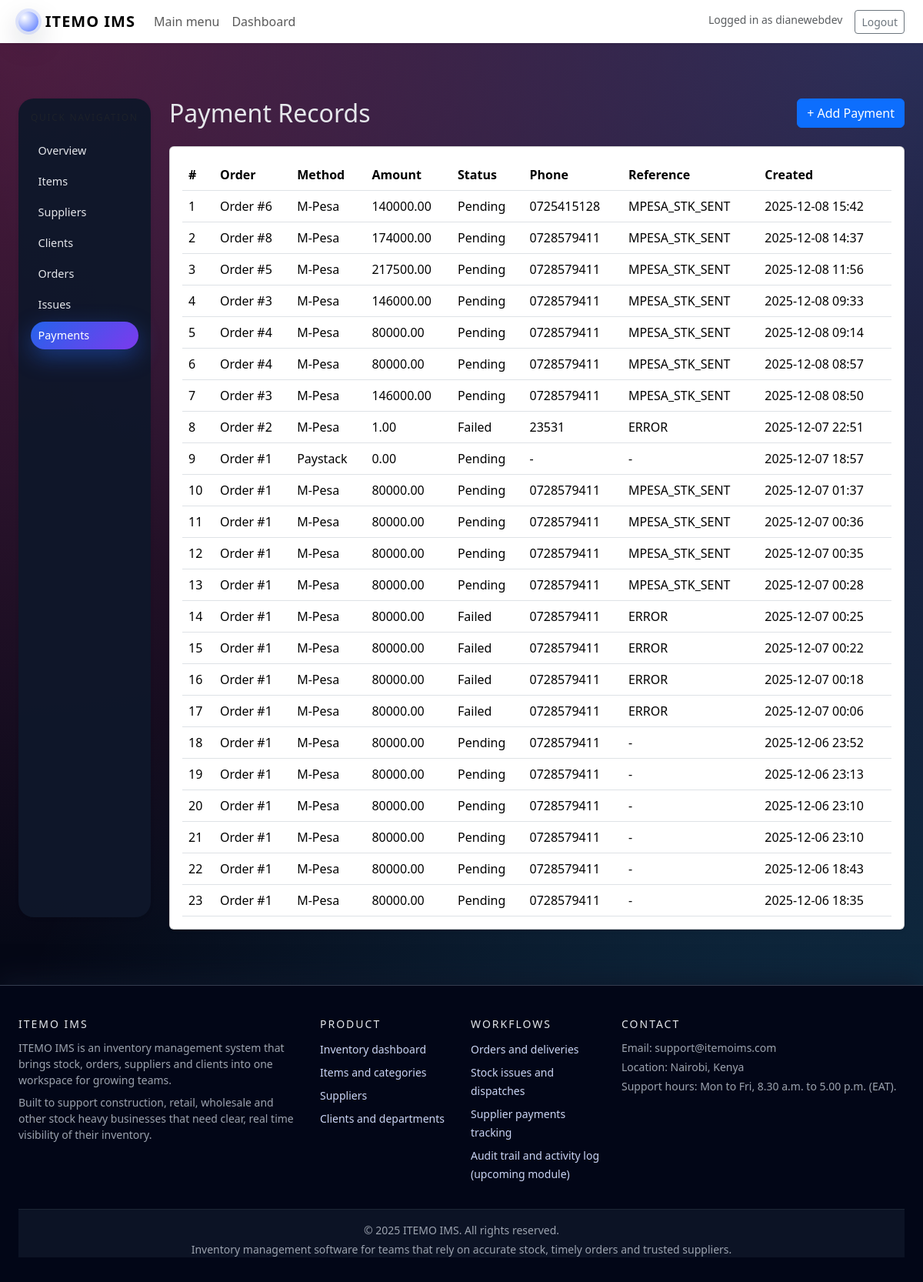
Before: /store/payments/ (signed in) with the older database file.
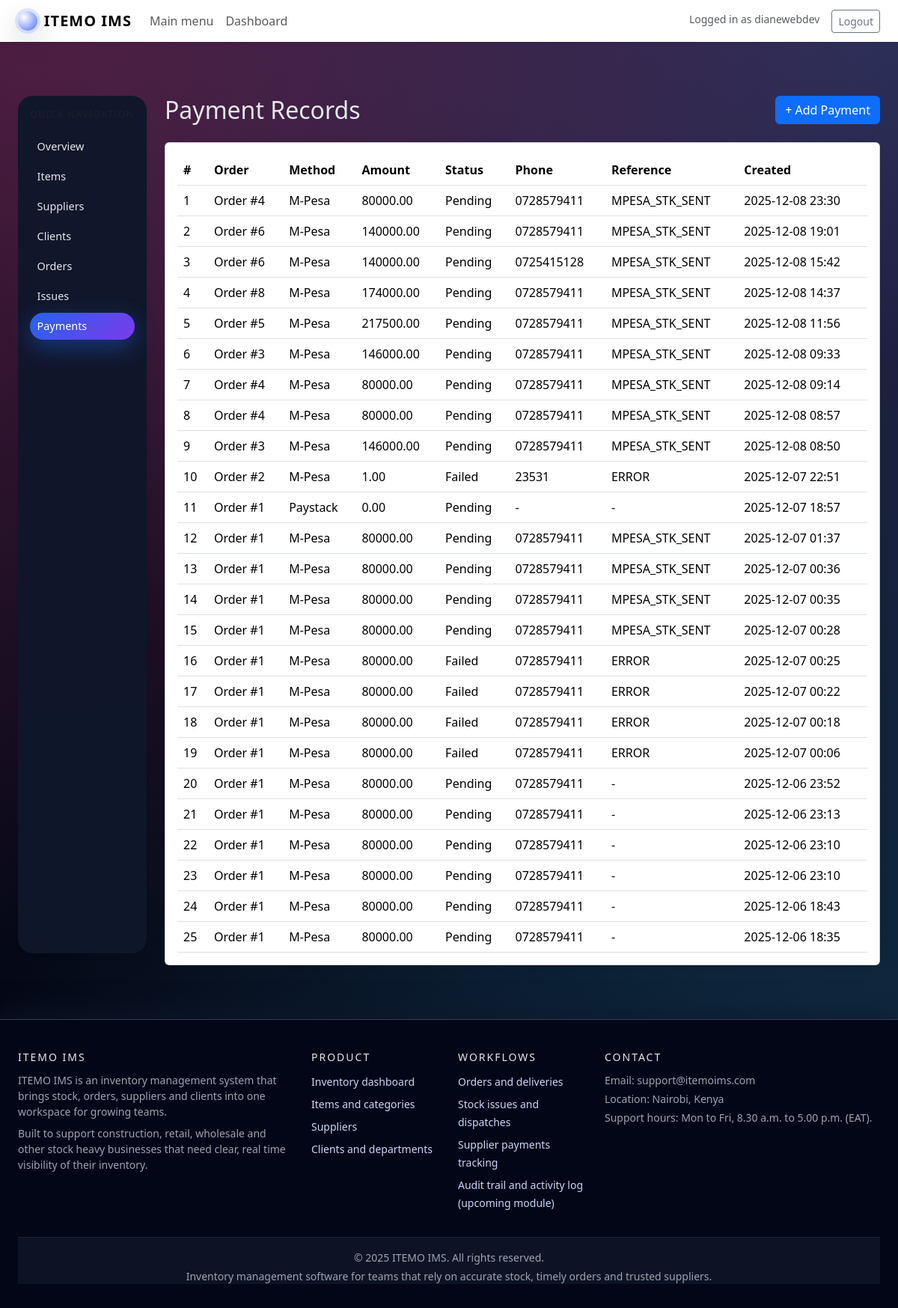
After: the same page with the newer database file.
### store/models.py (models this page shows, shortened)
class PaymentRecord(models.Model):
    METHOD_CHOICES = [
        ("MPESA", "M-Pesa"),
        ("PAYPAL", "PayPal"),
        ("PAYSTACK", "Paystack"),
        ("CASH", "Cash"),
    ]
    STATUS_CHOICES = [
        ("PENDING", "Pending"),
        ("SUCCESS", "Success"),
        ("FAILED", "Failed"),
    ]
    order = models.ForeignKey(   #relationship to SupplierOrder
        "SupplierOrder",
        on_delete=models.SET_NULL,          #means if someone deletes the SupplierOrder, this payment record will stay, but its order field will be set to NULL.
        null=True,                          #means the payment can exist without being tied to an order.
        blank=True,                         #means the payment can exist without being tied to an order.
        related_name="payments",
    )
    method = models.CharField(max_length=20, choices=METHOD_CHOICES)      #Which payment method was used.
    amount = models.DecimalField(max_digits=12, decimal_places=2, default=0)
    status = models.CharField(
        max_length=20,
        choices=STATUS_CHOICES,
        default="PENDING",
    )
    phone_number = models.CharField(
        max_length=20,
        blank=True,
        help_text="Phone used for payment, for example M-Pesa number.",
    )
    reference = models.CharField(
        max_length=100,
        blank=True,
        help_text="Payment reference or transaction code.",
    )
    created_at = models.DateTimeField(auto_now_add=True, null=True, blank=True)
    class Meta:
        ordering = ["-created_at"]     #Payment records will appear from newest to oldest.

class SupplierOrder(models.Model):
    STATUS_CHOICES = [                      #variable to declare different status options for supplier orders
        ("PENDING", "Pending"),
        ("RECEIVED", "Received"),
        ("CANCELLED", "Cancelled"),
    ]
    supplier = models.ForeignKey(Supplier, on_delete=models.SET_NULL,  null=True, blank=True)             #each SupplierOrder is linked to a specific supplier, but one supplier can have multiple orders.f someone tries to delete a supplier that has orders, it sets null.
    item = models.ForeignKey(       #links each order to one Item.
        Item,
        on_delete=models.SET_NULL, null=True, blank=True)
    quantity_ordered = models.PositiveIntegerField(default=1)
    unit_price = models.DecimalField(max_digits=12, decimal_places=2, default=0)
    status = models.CharField(max_length=20, choices=STATUS_CHOICES, default="PENDING",)
    ordered_at = models.DateField(auto_now_add=True, null=True, blank=True)
    notes = models.TextField(blank=True, null=True)
    class Meta:
        ordering = ["-ordered_at"]     #Orders will be returned sorted by date in descending order.The minus sign means "newest first".

### store/views.py (the view)
# urls.py: path("payments/", views.payment_list, name="payment_list"),
@login_required
def payment_list(request):
    payments = PaymentRecord.objects.select_related("order").order_by(
        "-created_at"
    )
    return render(
        request,
        "store/payment_list.html",
        {"payments": payments},
    )

### templates/store/payment_list.html (shortened to what this page needs)
{% extends "base.html" %}
{% block content %}
<div class="d-flex justify-content-between align-items-center mb-4">
    <h2 class="mb-0">Payment Records</h2>
    <a href="{% url 'store:payment_create' %}" class="btn btn-primary">
        + Add Payment
    </a>
</div>
{% if payments %}
    <div class="card shadow-sm">
        <div class="card-body">
            <div class="table-responsive">
                <table class="table table-hover align-middle mb-0">
                    <thead>
                        <tr>
                            <th>#</th>
                            <th>Order</th>
                            <th>Method</th>
                            <th>Amount</th>
                            <th>Status</th>
                            <th>Phone</th>
                            <th>Reference</th>
                            <th>Created</th>
                        </tr>
                    </thead>
                    <tbody>
                        {% for payment in payments %}
                            <tr>
                                <td>{{ forloop.counter }}</td>
                                <td>
                                    {% if payment.order %}
                                        Order #{{ payment.order.id }}
                                    {% else %}
                                        -
                                    {% endif %}
                                </td>
                                <td>{{ payment.get_method_display }}</td>
                                <td>{{ payment.amount }}</td>
                                <td>{{ payment.get_status_display }}</td>
                                <td>{{ payment.phone_number|default:"-" }}</td>
                                <td>{{ payment.reference|default:"-" }}</td>
                                <td>{{ payment.created_at|date:"Y-m-d H:i" }}</td>
                            </tr>
                        {% endfor %}
                    </tbody>
                </table>
            </div>
        </div>
    </div>
{% else %}
    <div class="alert alert-info">
        No payment records yet. Click "Add Payment" to create one.
    </div>
{% endif %}
{% endblock %}

Changed rows visible on the page:
added PaymentRecord: order.id "4", method "M-Pesa", amount "80000.00", status "Pending", phone_number "0728579411", reference "MPESA_STK_SENT", created_at "2025-12-08 23:30"
added PaymentRecord: order.id "6", method "M-Pesa", amount "140000.00", status "Pending", phone_number "0728579411", reference "MPESA_STK_SENT", created_at "2025-12-08 19:01"
